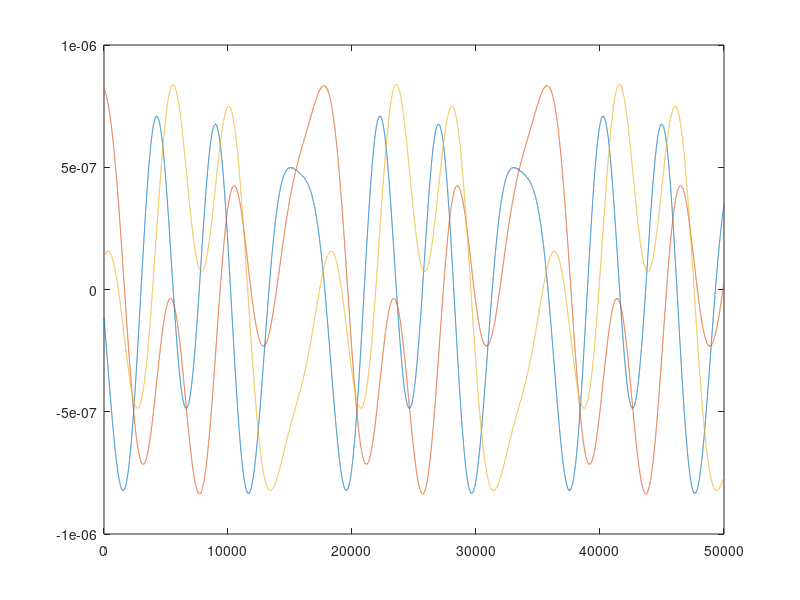

Write MATLAB code to recreate this figure.
clear
clc
DEG2RAD=pi/180;
% syms w t e1 e2 e3;
w=pi/90;
len=50000;
wibb=zeros(3,len);
e1=0.1 * DEG2RAD / 3600;
e2=0.1 * DEG2RAD / 3600;
e3=0.1 * DEG2RAD / 3600;
phi = pi/4; theta = atan(sqrt(2)); psi = 0;

  cpsi = cos(psi); spsi = sin(psi);
  cthe = cos(theta); sthe = sin(theta);
  cphi = cos(phi); sphi = sin(phi);

  C3 = [cpsi  spsi 0; ...
        -spsi cpsi 0; ...
         0     0   1];
  C2 = [cthe  0  -sthe; ...
          0   1     0 ; ...
        sthe  0   cthe];
  C1 = [1   0    0;   ...
        0  cphi sphi; ...
        0 -sphi cphi];  

   
  Ccs = C1 * C2 * C3;
  for i=1:len
      t=i/100;
      Czc = [cos(w*3*t),0,-sin(w*3*t);
                0,  1,  0;
            sin(w*3*t), 0,  cos(w*t*3)];
      Cbz=[cos(w.*t),sin(w.*t),0;
          -sin(w.*t),cos(w.*t),0;
          0,    0,  1];
      Cbs=Ccs*Czc*Cbz;
       reshape(Cbs,9,1);
      wibb(:,i)=Cbs*[e1;e2;e3];

  end
%   mean(wibb(1,:))
%   mean(wibb(2,:))
%   mean(wibb(3,:))
scrsz = get(0,'ScreenSize');
figure('Position',[1 1 scrsz(3)/6 scrsz(4)/2]);
plot(wibb(1,:),'DisplayName','wx');hold all;plot(wibb(2,:),'DisplayName','wy');plot(wibb(3,:),'DisplayName','wz');hold off;

